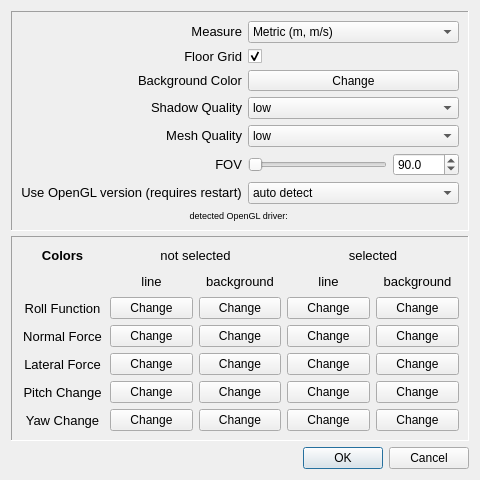
<?xml version="1.0" encoding="UTF-8"?>
<ui version="4.0">
 <class>optionsMenu</class>
 <widget class="QDialog" name="optionsMenu">
  <property name="geometry">
   <rect>
    <x>0</x>
    <y>0</y>
    <width>480</width>
    <height>480</height>
   </rect>
  </property>
  <property name="sizePolicy">
   <sizepolicy hsizetype="Fixed" vsizetype="Fixed">
    <horstretch>0</horstretch>
    <verstretch>0</verstretch>
   </sizepolicy>
  </property>
  <property name="minimumSize">
   <size>
    <width>480</width>
    <height>480</height>
   </size>
  </property>
  <property name="maximumSize">
   <size>
    <width>480</width>
    <height>520</height>
   </size>
  </property>
  <property name="windowTitle">
   <string>Options</string>
  </property>
  <property name="windowIcon">
   <iconset>
    <normaloff>fvd.ico</normaloff>fvd.ico</iconset>
  </property>
  <layout class="QGridLayout" name="gridLayout_2">
   <item row="2" column="0">
    <widget class="QDialogButtonBox" name="buttonBox">
     <property name="orientation">
      <enum>Qt::Horizontal</enum>
     </property>
     <property name="standardButtons">
      <set>QDialogButtonBox::Cancel|QDialogButtonBox::Ok</set>
     </property>
    </widget>
   </item>
   <item row="0" column="0">
    <layout class="QVBoxLayout" name="verticalLayout">
     <property name="spacing">
      <number>5</number>
     </property>
     <property name="sizeConstraint">
      <enum>QLayout::SetDefaultConstraint</enum>
     </property>
     <property name="topMargin">
      <number>0</number>
     </property>
     <property name="bottomMargin">
      <number>0</number>
     </property>
     <item>
      <widget class="QFrame" name="frame">
       <property name="frameShape">
        <enum>QFrame::Panel</enum>
       </property>
       <property name="frameShadow">
        <enum>QFrame::Sunken</enum>
       </property>
       <layout class="QGridLayout" name="gridLayout_3">
        <item row="9" column="0">
         <widget class="QLabel" name="distanceLabel_2">
          <property name="sizePolicy">
           <sizepolicy hsizetype="Preferred" vsizetype="Minimum">
            <horstretch>0</horstretch>
            <verstretch>0</verstretch>
           </sizepolicy>
          </property>
          <property name="maximumSize">
           <size>
            <width>16777215</width>
            <height>21</height>
           </size>
          </property>
          <property name="font">
           <font>
            <pointsize>10</pointsize>
           </font>
          </property>
          <property name="text">
           <string>Use OpenGL version (requires restart)</string>
          </property>
          <property name="alignment">
           <set>Qt::AlignCenter</set>
          </property>
         </widget>
        </item>
        <item row="0" column="1" colspan="3">
         <widget class="QComboBox" name="measureBox">
          <item>
           <property name="text">
            <string>Metric (m, m/s)</string>
           </property>
          </item>
          <item>
           <property name="text">
            <string>Metric (m, kph)</string>
           </property>
          </item>
          <item>
           <property name="text">
            <string>English (ft, mph)</string>
           </property>
          </item>
         </widget>
        </item>
        <item row="4" column="0">
         <widget class="QLabel" name="distanceLabel_4">
          <property name="sizePolicy">
           <sizepolicy hsizetype="Preferred" vsizetype="Minimum">
            <horstretch>0</horstretch>
            <verstretch>0</verstretch>
           </sizepolicy>
          </property>
          <property name="maximumSize">
           <size>
            <width>16777215</width>
            <height>21</height>
           </size>
          </property>
          <property name="font">
           <font>
            <pointsize>10</pointsize>
           </font>
          </property>
          <property name="text">
           <string>Background Color</string>
          </property>
          <property name="alignment">
           <set>Qt::AlignRight|Qt::AlignTrailing|Qt::AlignVCenter</set>
          </property>
         </widget>
        </item>
        <item row="7" column="1" colspan="2">
         <widget class="QSlider" name="fovSlider">
          <property name="minimum">
           <number>600</number>
          </property>
          <property name="maximum">
           <number>1750</number>
          </property>
          <property name="pageStep">
           <number>100</number>
          </property>
          <property name="orientation">
           <enum>Qt::Horizontal</enum>
          </property>
         </widget>
        </item>
        <item row="5" column="1" colspan="3">
         <widget class="QComboBox" name="shadowModeBox">
          <item>
           <property name="text">
            <string>low</string>
           </property>
          </item>
          <item>
           <property name="text">
            <string>medium</string>
           </property>
          </item>
          <item>
           <property name="text">
            <string>high</string>
           </property>
          </item>
         </widget>
        </item>
        <item row="0" column="0">
         <widget class="QLabel" name="distanceLabel">
          <property name="sizePolicy">
           <sizepolicy hsizetype="Preferred" vsizetype="Minimum">
            <horstretch>0</horstretch>
            <verstretch>0</verstretch>
           </sizepolicy>
          </property>
          <property name="maximumSize">
           <size>
            <width>16777215</width>
            <height>21</height>
           </size>
          </property>
          <property name="font">
           <font>
            <pointsize>10</pointsize>
           </font>
          </property>
          <property name="text">
           <string>Measure</string>
          </property>
          <property name="alignment">
           <set>Qt::AlignRight|Qt::AlignTrailing|Qt::AlignVCenter</set>
          </property>
         </widget>
        </item>
        <item row="7" column="0">
         <widget class="QLabel" name="distanceLabel_6">
          <property name="sizePolicy">
           <sizepolicy hsizetype="Preferred" vsizetype="Minimum">
            <horstretch>0</horstretch>
            <verstretch>0</verstretch>
           </sizepolicy>
          </property>
          <property name="maximumSize">
           <size>
            <width>16777215</width>
            <height>21</height>
           </size>
          </property>
          <property name="font">
           <font>
            <pointsize>10</pointsize>
           </font>
          </property>
          <property name="text">
           <string>FOV</string>
          </property>
          <property name="alignment">
           <set>Qt::AlignRight|Qt::AlignTrailing|Qt::AlignVCenter</set>
          </property>
         </widget>
        </item>
        <item row="7" column="3">
         <widget class="myQDoubleSpinBox" name="fovBox">
          <property name="decimals">
           <number>1</number>
          </property>
          <property name="minimum">
           <double>60.000000000000000</double>
          </property>
          <property name="maximum">
           <double>175.000000000000000</double>
          </property>
          <property name="value">
           <double>90.000000000000000</double>
          </property>
         </widget>
        </item>
        <item row="2" column="0">
         <widget class="QLabel" name="distanceLabel_3">
          <property name="sizePolicy">
           <sizepolicy hsizetype="Preferred" vsizetype="Minimum">
            <horstretch>0</horstretch>
            <verstretch>0</verstretch>
           </sizepolicy>
          </property>
          <property name="maximumSize">
           <size>
            <width>16777215</width>
            <height>21</height>
           </size>
          </property>
          <property name="font">
           <font>
            <pointsize>10</pointsize>
           </font>
          </property>
          <property name="text">
           <string>Floor Grid</string>
          </property>
          <property name="alignment">
           <set>Qt::AlignRight|Qt::AlignTrailing|Qt::AlignVCenter</set>
          </property>
         </widget>
        </item>
        <item row="4" column="1" colspan="3">
         <widget class="QPushButton" name="backgroundButton">
          <property name="maximumSize">
           <size>
            <width>16777215</width>
            <height>21</height>
           </size>
          </property>
          <property name="text">
           <string>Change</string>
          </property>
         </widget>
        </item>
        <item row="5" column="0">
         <widget class="QLabel" name="distanceLabel_5">
          <property name="sizePolicy">
           <sizepolicy hsizetype="Preferred" vsizetype="Minimum">
            <horstretch>0</horstretch>
            <verstretch>0</verstretch>
           </sizepolicy>
          </property>
          <property name="maximumSize">
           <size>
            <width>16777215</width>
            <height>21</height>
           </size>
          </property>
          <property name="font">
           <font>
            <pointsize>10</pointsize>
           </font>
          </property>
          <property name="text">
           <string>Shadow Quality</string>
          </property>
          <property name="alignment">
           <set>Qt::AlignRight|Qt::AlignTrailing|Qt::AlignVCenter</set>
          </property>
         </widget>
        </item>
        <item row="6" column="0">
         <widget class="QLabel" name="distanceLabel_7">
          <property name="sizePolicy">
           <sizepolicy hsizetype="Preferred" vsizetype="Minimum">
            <horstretch>0</horstretch>
            <verstretch>0</verstretch>
           </sizepolicy>
          </property>
          <property name="maximumSize">
           <size>
            <width>16777215</width>
            <height>21</height>
           </size>
          </property>
          <property name="font">
           <font>
            <pointsize>10</pointsize>
           </font>
          </property>
          <property name="text">
           <string>Mesh Quality</string>
          </property>
          <property name="alignment">
           <set>Qt::AlignRight|Qt::AlignTrailing|Qt::AlignVCenter</set>
          </property>
         </widget>
        </item>
        <item row="2" column="1">
         <widget class="QCheckBox" name="gridBox">
          <property name="text">
           <string/>
          </property>
          <property name="checked">
           <bool>true</bool>
          </property>
         </widget>
        </item>
        <item row="9" column="1" colspan="3">
         <widget class="QComboBox" name="glBox">
          <item>
           <property name="text">
            <string>auto detect</string>
           </property>
          </item>
          <item>
           <property name="text">
            <string>use OpenGL 2/1</string>
           </property>
          </item>
          <item>
           <property name="text">
            <string>force OpenGL 3</string>
           </property>
          </item>
         </widget>
        </item>
        <item row="6" column="1" colspan="3">
         <widget class="QComboBox" name="meshQualityBox">
          <item>
           <property name="text">
            <string>low</string>
           </property>
          </item>
          <item>
           <property name="text">
            <string>medium</string>
           </property>
          </item>
          <item>
           <property name="text">
            <string>high</string>
           </property>
          </item>
          <item>
           <property name="text">
            <string>extreme</string>
           </property>
          </item>
         </widget>
        </item>
        <item row="10" column="0" colspan="4">
         <widget class="QLabel" name="glInfoLabel">
          <property name="sizePolicy">
           <sizepolicy hsizetype="Preferred" vsizetype="Minimum">
            <horstretch>0</horstretch>
            <verstretch>0</verstretch>
           </sizepolicy>
          </property>
          <property name="maximumSize">
           <size>
            <width>16777215</width>
            <height>20</height>
           </size>
          </property>
          <property name="font">
           <font>
            <pointsize>7</pointsize>
           </font>
          </property>
          <property name="text">
           <string>detected OpenGL driver: </string>
          </property>
          <property name="alignment">
           <set>Qt::AlignCenter</set>
          </property>
          <property name="margin">
           <number>0</number>
          </property>
         </widget>
        </item>
       </layout>
      </widget>
     </item>
     <item>
      <widget class="QFrame" name="colorFrame">
       <property name="frameShape">
        <enum>QFrame::Panel</enum>
       </property>
       <property name="frameShadow">
        <enum>QFrame::Sunken</enum>
       </property>
       <property name="lineWidth">
        <number>1</number>
       </property>
       <property name="midLineWidth">
        <number>1</number>
       </property>
       <layout class="QGridLayout" name="gridLayout">
        <item row="1" column="2">
         <widget class="QLabel" name="nBackLabel">
          <property name="maximumSize">
           <size>
            <width>16777215</width>
            <height>20</height>
           </size>
          </property>
          <property name="font">
           <font>
            <pointsize>10</pointsize>
           </font>
          </property>
          <property name="text">
           <string>background</string>
          </property>
          <property name="alignment">
           <set>Qt::AlignCenter</set>
          </property>
         </widget>
        </item>
        <item row="4" column="3">
         <widget class="QPushButton" name="normColor2">
          <property name="text">
           <string>Change</string>
          </property>
         </widget>
        </item>
        <item row="0" column="3" colspan="2">
         <widget class="QLabel" name="selLabel">
          <property name="sizePolicy">
           <sizepolicy hsizetype="Preferred" vsizetype="Minimum">
            <horstretch>0</horstretch>
            <verstretch>0</verstretch>
           </sizepolicy>
          </property>
          <property name="maximumSize">
           <size>
            <width>16777215</width>
            <height>20</height>
           </size>
          </property>
          <property name="font">
           <font>
            <pointsize>10</pointsize>
           </font>
          </property>
          <property name="text">
           <string>selected</string>
          </property>
          <property name="alignment">
           <set>Qt::AlignCenter</set>
          </property>
         </widget>
        </item>
        <item row="1" column="1">
         <widget class="QLabel" name="nLineLabel">
          <property name="sizePolicy">
           <sizepolicy hsizetype="Preferred" vsizetype="Minimum">
            <horstretch>0</horstretch>
            <verstretch>0</verstretch>
           </sizepolicy>
          </property>
          <property name="maximumSize">
           <size>
            <width>16777215</width>
            <height>20</height>
           </size>
          </property>
          <property name="font">
           <font>
            <pointsize>10</pointsize>
           </font>
          </property>
          <property name="text">
           <string>line</string>
          </property>
          <property name="alignment">
           <set>Qt::AlignCenter</set>
          </property>
         </widget>
        </item>
        <item row="2" column="2">
         <widget class="QPushButton" name="rollColor1">
          <property name="text">
           <string>Change</string>
          </property>
         </widget>
        </item>
        <item row="1" column="3">
         <widget class="QLabel" name="sLineLabel">
          <property name="maximumSize">
           <size>
            <width>16777215</width>
            <height>20</height>
           </size>
          </property>
          <property name="font">
           <font>
            <pointsize>10</pointsize>
           </font>
          </property>
          <property name="text">
           <string>line</string>
          </property>
          <property name="alignment">
           <set>Qt::AlignCenter</set>
          </property>
         </widget>
        </item>
        <item row="4" column="0">
         <widget class="QLabel" name="normLabel">
          <property name="font">
           <font>
            <pointsize>10</pointsize>
           </font>
          </property>
          <property name="text">
           <string>Normal Force</string>
          </property>
          <property name="alignment">
           <set>Qt::AlignCenter</set>
          </property>
         </widget>
        </item>
        <item row="1" column="4">
         <widget class="QLabel" name="sBackLabel">
          <property name="minimumSize">
           <size>
            <width>0</width>
            <height>20</height>
           </size>
          </property>
          <property name="font">
           <font>
            <pointsize>10</pointsize>
           </font>
          </property>
          <property name="text">
           <string>background</string>
          </property>
          <property name="alignment">
           <set>Qt::AlignCenter</set>
          </property>
         </widget>
        </item>
        <item row="5" column="1">
         <widget class="QPushButton" name="latColor0">
          <property name="text">
           <string>Change</string>
          </property>
         </widget>
        </item>
        <item row="2" column="0">
         <widget class="QLabel" name="rollLabel">
          <property name="font">
           <font>
            <pointsize>10</pointsize>
           </font>
          </property>
          <property name="text">
           <string>Roll Function</string>
          </property>
          <property name="alignment">
           <set>Qt::AlignCenter</set>
          </property>
         </widget>
        </item>
        <item row="2" column="4">
         <widget class="QPushButton" name="rollColor3">
          <property name="autoFillBackground">
           <bool>false</bool>
          </property>
          <property name="text">
           <string>Change</string>
          </property>
         </widget>
        </item>
        <item row="0" column="1" colspan="2">
         <widget class="QLabel" name="nonSelLabel">
          <property name="sizePolicy">
           <sizepolicy hsizetype="Preferred" vsizetype="Minimum">
            <horstretch>0</horstretch>
            <verstretch>0</verstretch>
           </sizepolicy>
          </property>
          <property name="maximumSize">
           <size>
            <width>16777215</width>
            <height>20</height>
           </size>
          </property>
          <property name="font">
           <font>
            <pointsize>10</pointsize>
           </font>
          </property>
          <property name="text">
           <string>not selected</string>
          </property>
          <property name="alignment">
           <set>Qt::AlignCenter</set>
          </property>
         </widget>
        </item>
        <item row="4" column="4">
         <widget class="QPushButton" name="normColor3">
          <property name="autoFillBackground">
           <bool>false</bool>
          </property>
          <property name="text">
           <string>Change</string>
          </property>
         </widget>
        </item>
        <item row="5" column="2">
         <widget class="QPushButton" name="latColor1">
          <property name="text">
           <string>Change</string>
          </property>
         </widget>
        </item>
        <item row="6" column="2">
         <widget class="QPushButton" name="pitchColor1">
          <property name="text">
           <string>Change</string>
          </property>
         </widget>
        </item>
        <item row="2" column="3">
         <widget class="QPushButton" name="rollColor2">
          <property name="text">
           <string>Change</string>
          </property>
         </widget>
        </item>
        <item row="5" column="3">
         <widget class="QPushButton" name="latColor2">
          <property name="text">
           <string>Change</string>
          </property>
         </widget>
        </item>
        <item row="5" column="0">
         <widget class="QLabel" name="latLabel">
          <property name="font">
           <font>
            <pointsize>10</pointsize>
           </font>
          </property>
          <property name="text">
           <string>Lateral Force</string>
          </property>
          <property name="alignment">
           <set>Qt::AlignCenter</set>
          </property>
         </widget>
        </item>
        <item row="7" column="0">
         <widget class="QLabel" name="yawLabel">
          <property name="font">
           <font>
            <pointsize>10</pointsize>
           </font>
          </property>
          <property name="text">
           <string>Yaw Change</string>
          </property>
          <property name="alignment">
           <set>Qt::AlignCenter</set>
          </property>
         </widget>
        </item>
        <item row="7" column="2">
         <widget class="QPushButton" name="yawColor1">
          <property name="text">
           <string>Change</string>
          </property>
         </widget>
        </item>
        <item row="4" column="2">
         <widget class="QPushButton" name="normColor1">
          <property name="text">
           <string>Change</string>
          </property>
         </widget>
        </item>
        <item row="6" column="4">
         <widget class="QPushButton" name="pitchColor3">
          <property name="autoFillBackground">
           <bool>false</bool>
          </property>
          <property name="text">
           <string>Change</string>
          </property>
         </widget>
        </item>
        <item row="7" column="4">
         <widget class="QPushButton" name="yawColor3">
          <property name="autoFillBackground">
           <bool>false</bool>
          </property>
          <property name="text">
           <string>Change</string>
          </property>
         </widget>
        </item>
        <item row="7" column="3">
         <widget class="QPushButton" name="yawColor2">
          <property name="text">
           <string>Change</string>
          </property>
         </widget>
        </item>
        <item row="7" column="1">
         <widget class="QPushButton" name="yawColor0">
          <property name="text">
           <string>Change</string>
          </property>
         </widget>
        </item>
        <item row="5" column="4">
         <widget class="QPushButton" name="latColor3">
          <property name="autoFillBackground">
           <bool>false</bool>
          </property>
          <property name="text">
           <string>Change</string>
          </property>
         </widget>
        </item>
        <item row="6" column="1">
         <widget class="QPushButton" name="pitchColor0">
          <property name="text">
           <string>Change</string>
          </property>
         </widget>
        </item>
        <item row="6" column="3">
         <widget class="QPushButton" name="pitchColor2">
          <property name="text">
           <string>Change</string>
          </property>
         </widget>
        </item>
        <item row="4" column="1">
         <widget class="QPushButton" name="normColor0">
          <property name="text">
           <string>Change</string>
          </property>
         </widget>
        </item>
        <item row="6" column="0">
         <widget class="QLabel" name="pitchLabel">
          <property name="font">
           <font>
            <pointsize>10</pointsize>
           </font>
          </property>
          <property name="text">
           <string>Pitch Change</string>
          </property>
          <property name="alignment">
           <set>Qt::AlignCenter</set>
          </property>
         </widget>
        </item>
        <item row="0" column="0">
         <widget class="QLabel" name="nonSelLabel_2">
          <property name="sizePolicy">
           <sizepolicy hsizetype="Preferred" vsizetype="Minimum">
            <horstretch>0</horstretch>
            <verstretch>0</verstretch>
           </sizepolicy>
          </property>
          <property name="maximumSize">
           <size>
            <width>16777215</width>
            <height>20</height>
           </size>
          </property>
          <property name="font">
           <font>
            <pointsize>10</pointsize>
            <weight>75</weight>
            <italic>false</italic>
            <bold>true</bold>
            <underline>false</underline>
            <strikeout>false</strikeout>
           </font>
          </property>
          <property name="text">
           <string>Colors</string>
          </property>
          <property name="alignment">
           <set>Qt::AlignCenter</set>
          </property>
         </widget>
        </item>
        <item row="2" column="1">
         <widget class="QPushButton" name="rollColor0">
          <property name="focusPolicy">
           <enum>Qt::StrongFocus</enum>
          </property>
          <property name="autoFillBackground">
           <bool>false</bool>
          </property>
          <property name="text">
           <string>Change</string>
          </property>
          <property name="autoDefault">
           <bool>false</bool>
          </property>
          <property name="default">
           <bool>false</bool>
          </property>
          <property name="flat">
           <bool>false</bool>
          </property>
         </widget>
        </item>
       </layout>
      </widget>
     </item>
    </layout>
   </item>
  </layout>
 </widget>
 <customwidgets>
  <customwidget>
   <class>myQDoubleSpinBox</class>
   <extends>QDoubleSpinBox</extends>
   <header>myqdoublespinbox.h</header>
  </customwidget>
 </customwidgets>
 <resources/>
 <connections>
  <connection>
   <sender>buttonBox</sender>
   <signal>accepted()</signal>
   <receiver>optionsMenu</receiver>
   <slot>accept()</slot>
   <hints>
    <hint type="sourcelabel">
     <x>248</x>
     <y>254</y>
    </hint>
    <hint type="destinationlabel">
     <x>157</x>
     <y>274</y>
    </hint>
   </hints>
  </connection>
  <connection>
   <sender>buttonBox</sender>
   <signal>rejected()</signal>
   <receiver>optionsMenu</receiver>
   <slot>reject()</slot>
   <hints>
    <hint type="sourcelabel">
     <x>316</x>
     <y>260</y>
    </hint>
    <hint type="destinationlabel">
     <x>286</x>
     <y>274</y>
    </hint>
   </hints>
  </connection>
 </connections>
</ui>
